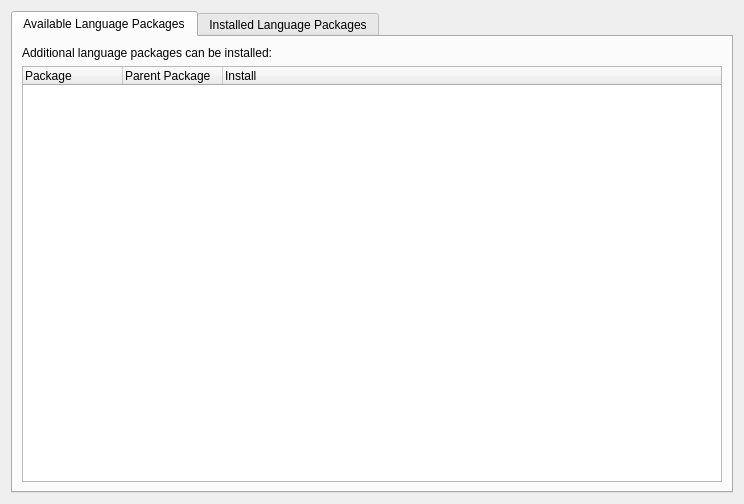
<?xml version="1.0" encoding="UTF-8"?>
<ui version="4.0">
 <class>PageLanguagePackages</class>
 <widget class="QWidget" name="PageLanguagePackages">
  <property name="geometry">
   <rect>
    <x>0</x>
    <y>0</y>
    <width>744</width>
    <height>504</height>
   </rect>
  </property>
  <property name="windowTitle">
   <string notr="true"/>
  </property>
  <layout class="QVBoxLayout" name="verticalLayout">
   <item>
    <widget class="QTabWidget" name="tabWidget">
     <property name="currentIndex">
      <number>0</number>
     </property>
     <widget class="QWidget" name="tabAvailable">
      <attribute name="title">
       <string>Available Language Packages</string>
      </attribute>
      <layout class="QVBoxLayout" name="verticalLayout_2">
       <item>
        <widget class="QLabel" name="labelAvailableInfo">
         <property name="text">
          <string>Additional language packages can be installed:</string>
         </property>
        </widget>
       </item>
       <item>
        <widget class="QTreeWidget" name="treeWidgetAvailable">
         <property name="iconSize">
          <size>
           <width>24</width>
           <height>24</height>
          </size>
         </property>
         <property name="rootIsDecorated">
          <bool>false</bool>
         </property>
         <property name="uniformRowHeights">
          <bool>true</bool>
         </property>
         <property name="itemsExpandable">
          <bool>false</bool>
         </property>
         <column>
          <property name="text">
           <string>Package</string>
          </property>
         </column>
         <column>
          <property name="text">
           <string>Parent Package</string>
          </property>
         </column>
         <column>
          <property name="text">
           <string>Install</string>
          </property>
         </column>
        </widget>
       </item>
      </layout>
     </widget>
     <widget class="QWidget" name="tabInstalled">
      <attribute name="title">
       <string>Installed Language Packages</string>
      </attribute>
      <layout class="QVBoxLayout" name="verticalLayout_3">
       <item>
        <widget class="QLabel" name="labelInstalledInfo">
         <property name="text">
          <string>Installed language packages:</string>
         </property>
        </widget>
       </item>
       <item>
        <widget class="QTreeWidget" name="treeWidgetInstalled">
         <property name="iconSize">
          <size>
           <width>24</width>
           <height>24</height>
          </size>
         </property>
         <property name="rootIsDecorated">
          <bool>false</bool>
         </property>
         <property name="uniformRowHeights">
          <bool>true</bool>
         </property>
         <property name="itemsExpandable">
          <bool>false</bool>
         </property>
         <column>
          <property name="text">
           <string>Package</string>
          </property>
         </column>
         <column>
          <property name="text">
           <string>Parent Package</string>
          </property>
         </column>
        </widget>
       </item>
      </layout>
     </widget>
    </widget>
   </item>
  </layout>
 </widget>
 <resources/>
 <connections/>
</ui>
